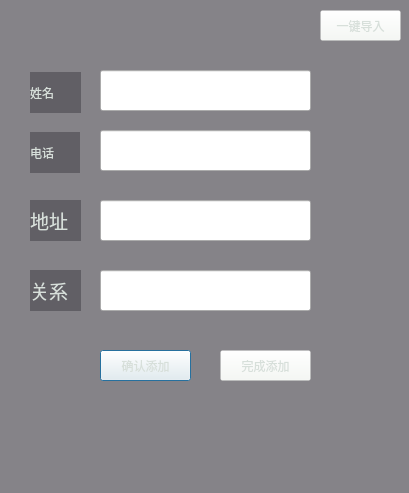
<?xml version="1.0" encoding="UTF-8"?>
<ui version="4.0">
 <class>addUI</class>
 <widget class="QDialog" name="addUI">
  <property name="geometry">
   <rect>
    <x>0</x>
    <y>0</y>
    <width>409</width>
    <height>493</height>
   </rect>
  </property>
  <property name="windowTitle">
   <string>Dialog</string>
  </property>
  <property name="windowOpacity">
   <double>0.850000000000000</double>
  </property>
  <property name="styleSheet">
   <string notr="true">#addUI
{
	background:rgba(12,10,20,0.3);
}</string>
  </property>
  <widget class="QPushButton" name="pushButton">
   <property name="geometry">
    <rect>
     <x>100</x>
     <y>350</y>
     <width>91</width>
     <height>31</height>
    </rect>
   </property>
   <property name="styleSheet">
    <string notr="true">#pushButton
{
	background:rgba(246, 249, 245,0.15);
	font: 87 10pt &quot;Arial Black&quot;;
	color:  rgb(215, 223, 218);
}
</string>
   </property>
   <property name="text">
    <string>确认添加</string>
   </property>
  </widget>
  <widget class="QPushButton" name="pushButton_2">
   <property name="geometry">
    <rect>
     <x>220</x>
     <y>350</y>
     <width>91</width>
     <height>31</height>
    </rect>
   </property>
   <property name="styleSheet">
    <string notr="true">#pushButton_2
{
	background:rgba(246, 249, 245,0.15);
	font: 87 10pt &quot;Arial Black&quot;;
	color:  rgb(215, 223, 218);
}
</string>
   </property>
   <property name="text">
    <string>完成添加</string>
   </property>
  </widget>
  <widget class="QLineEdit" name="lineEdit">
   <property name="geometry">
    <rect>
     <x>100</x>
     <y>130</y>
     <width>211</width>
     <height>41</height>
    </rect>
   </property>
   <property name="font">
    <font>
     <pointsize>16</pointsize>
    </font>
   </property>
  </widget>
  <widget class="QLineEdit" name="lineEdit_2">
   <property name="geometry">
    <rect>
     <x>100</x>
     <y>70</y>
     <width>211</width>
     <height>41</height>
    </rect>
   </property>
   <property name="font">
    <font>
     <pointsize>16</pointsize>
    </font>
   </property>
  </widget>
  <widget class="QLabel" name="label">
   <property name="geometry">
    <rect>
     <x>30</x>
     <y>72</y>
     <width>51</width>
     <height>41</height>
    </rect>
   </property>
   <property name="styleSheet">
    <string notr="true">#label
{
	background:rgba(12,10,20,0.3);
	font: 87 14pt &quot;Arial Black&quot;;
	color:  rgb(215, 223, 218);
}
</string>
   </property>
   <property name="text">
    <string>姓名</string>
   </property>
  </widget>
  <widget class="QLabel" name="label_2">
   <property name="geometry">
    <rect>
     <x>30</x>
     <y>132</y>
     <width>50</width>
     <height>41</height>
    </rect>
   </property>
   <property name="styleSheet">
    <string notr="true">#label_2
{
	background:rgba(12,10,20,0.3);
	font: 87 14pt &quot;Arial Black&quot;;
	color:  rgb(215, 223, 218);
}
</string>
   </property>
   <property name="text">
    <string>电话</string>
   </property>
  </widget>
  <widget class="QPushButton" name="pushButton_3">
   <property name="geometry">
    <rect>
     <x>320</x>
     <y>10</y>
     <width>81</width>
     <height>31</height>
    </rect>
   </property>
   <property name="styleSheet">
    <string notr="true">#pushButton_3
{
	background:rgba(246, 249, 245,0.15);
	font: 87 10pt &quot;Arial Black&quot;;
	color:  rgb(215, 223, 218);
}
</string>
   </property>
   <property name="text">
    <string>一键导入</string>
   </property>
  </widget>
  <widget class="QLineEdit" name="lineEdit_3">
   <property name="geometry">
    <rect>
     <x>100</x>
     <y>200</y>
     <width>211</width>
     <height>41</height>
    </rect>
   </property>
   <property name="font">
    <font>
     <pointsize>16</pointsize>
    </font>
   </property>
  </widget>
  <widget class="QLineEdit" name="lineEdit_4">
   <property name="geometry">
    <rect>
     <x>100</x>
     <y>270</y>
     <width>211</width>
     <height>41</height>
    </rect>
   </property>
   <property name="font">
    <font>
     <pointsize>16</pointsize>
    </font>
   </property>
  </widget>
  <widget class="QLabel" name="label_3">
   <property name="geometry">
    <rect>
     <x>30</x>
     <y>200</y>
     <width>51</width>
     <height>41</height>
    </rect>
   </property>
   <property name="font">
    <font>
     <family>Arial Black</family>
     <pointsize>14</pointsize>
     <weight>10</weight>
     <italic>false</italic>
     <bold>false</bold>
    </font>
   </property>
   <property name="styleSheet">
    <string notr="true">#label_3
{
	background:rgba(12,10,20,0.3);
	font: 87 14pt &quot;Arial Black&quot;;
	color:  rgb(215, 223, 218);
}
</string>
   </property>
   <property name="text">
    <string>地址</string>
   </property>
  </widget>
  <widget class="QLabel" name="label_4">
   <property name="geometry">
    <rect>
     <x>30</x>
     <y>270</y>
     <width>51</width>
     <height>41</height>
    </rect>
   </property>
   <property name="font">
    <font>
     <family>Arial Black</family>
     <pointsize>14</pointsize>
     <weight>10</weight>
     <italic>false</italic>
     <bold>false</bold>
    </font>
   </property>
   <property name="styleSheet">
    <string notr="true">#label_4
{
	background:rgba(12,10,20,0.3);
	font: 87 14pt &quot;Arial Black&quot;;
	color:  rgb(215, 223, 218);
}
</string>
   </property>
   <property name="text">
    <string>关系</string>
   </property>
  </widget>
 </widget>
 <resources/>
 <connections/>
</ui>
